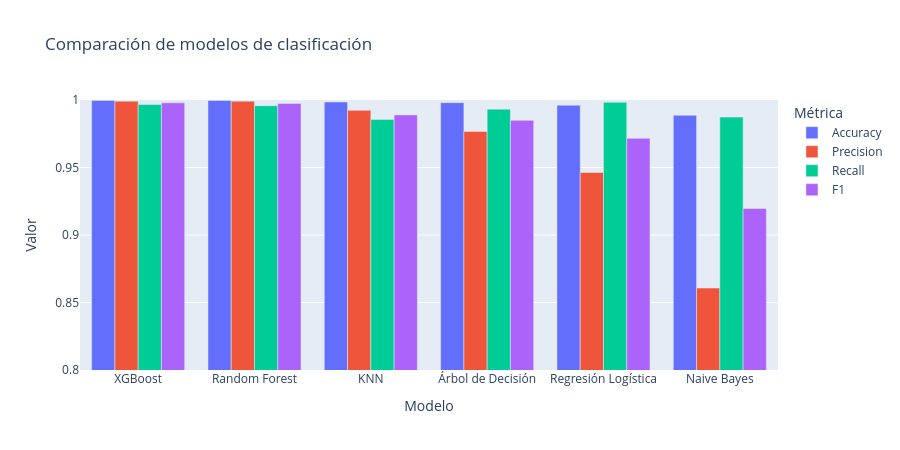

The notebook cell this image was saved under:
### Markdown cell above
### 10.4 Visualización comparativa y selección del mejor modelo

### Code cell
fig = px.bar(tabla.melt(id_vars="Modelo",
                        value_vars=["Accuracy", "Precision", "Recall", "F1"],
                        var_name="Métrica", value_name="Valor"),
             x="Modelo", y="Valor", color="Métrica", barmode="group",
             title="Comparación de modelos de clasificación")
fig.update_layout(height=450, yaxis_range=[0.8, 1.0]); fig.show()

mejor = tabla.iloc[0]["Modelo"]
print(f"Mejor modelo por F1: {mejor}")

### Figure 1 — Plotly figure (JSON) as saved in the notebook; plotly's stock layout.template omitted (floating-point values rounded to 4 significant figures)
{"data": [{"alignmentgroup": "True", "hovertemplate": "Métrica=Accuracy<br>Modelo=%{x}<br>Valor=%{y}<extra></extra>", "legendgroup": "Accuracy", "marker": {"color": "#636efa", "pattern": {"shape": ""}}, "name": "Accuracy", "offsetgroup": "Accuracy", "orientation": "v", "showlegend": true, "textposition": "auto", "type": "bar", "x": ["XGBoost", "Random Forest", "KNN", "Árbol de Decisión", "Regresión Logística", "Naive Bayes"], "xaxis": "x", "y": [0.9997, 0.9997, 0.9986, 0.998, 0.9962, 0.9887], "yaxis": "y"}, {"alignmentgroup": "True", "hovertemplate": "Métrica=Precision<br>Modelo=%{x}<br>Valor=%{y}<extra></extra>", "legendgroup": "Precision", "marker": {"color": "#EF553B", "pattern": {"shape": ""}}, "name": "Precision", "offsetgroup": "Precision", "orientation": "v", "showlegend": true, "textposition": "auto", "type": "bar", "x": ["XGBoost", "Random Forest", "KNN", "Árbol de Decisión", "Regresión Logística", "Naive Bayes"], "xaxis": "x", "y": [0.9992, 0.9992, 0.9923, 0.9767, 0.9463, 0.8607], "yaxis": "y"}, {"alignmentgroup": "True", "hovertemplate": "Métrica=Recall<br>Modelo=%{x}<br>Valor=%{y}<extra></extra>", "legendgroup": "Recall", "marker": {"color": "#00cc96", "pattern": {"shape": ""}}, "name": "Recall", "offsetgroup": "Recall", "orientation": "v", "showlegend": true, "textposition": "auto", "type": "bar", "x": ["XGBoost", "Random Forest", "KNN", "Árbol de Decisión", "Regresión Logística", "Naive Bayes"], "xaxis": "x", "y": [0.9966, 0.9958, 0.9856, 0.9932, 0.9983, 0.9873], "yaxis": "y"}, {"alignmentgroup": "True", "hovertemplate": "Métrica=F1<br>Modelo=%{x}<br>Valor=%{y}<extra></extra>", "legendgroup": "F1", "marker": {"color": "#ab63fa", "pattern": {"shape": ""}}, "name": "F1", "offsetgroup": "F1", "orientation": "v", "showlegend": true, "textposition": "auto", "type": "bar", "x": ["XGBoost", "Random Forest", "KNN", "Árbol de Decisión", "Regresión Logística", "Naive Bayes"], "xaxis": "x", "y": [0.9979, 0.9975, 0.989, 0.9849, 0.9716, 0.9197], "yaxis": "y"}], "layout": {"barmode": "group", "height": 450, "legend": {"title": {"text": "Métrica"}, "tracegroupgap": 0}, "title": {"text": "Comparación de modelos de clasificación"}, "xaxis": {"anchor": "y", "domain": [0, 1], "title": {"text": "Modelo"}}, "yaxis": {"anchor": "x", "domain": [0, 1], "range": [0.8, 1], "title": {"text": "Valor"}}}}
